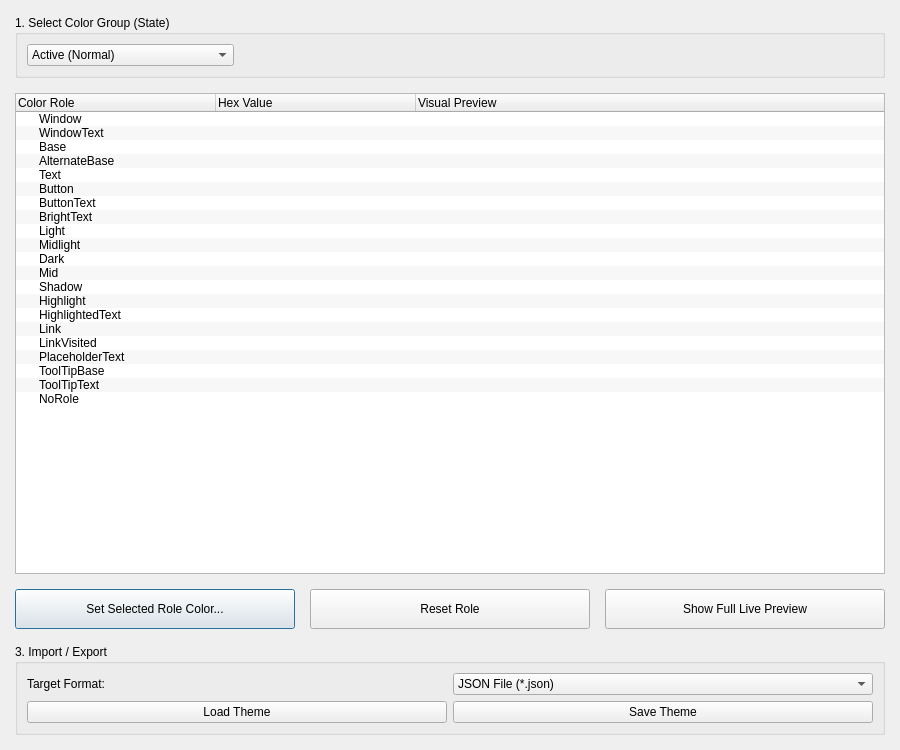
<?xml version="1.0" encoding="UTF-8"?>
<ui version="4.0">
 <class>ThemeCreator</class>
 <widget class="QDialog" name="ThemeCreator">
  <property name="geometry">
   <rect>
    <x>0</x>
    <y>0</y>
    <width>900</width>
    <height>750</height>
   </rect>
  </property>
  <property name="windowTitle">
   <string>Ultimate Qt Palette Designer</string>
  </property>
  <layout class="QVBoxLayout" name="lay_main">
   <property name="spacing">
    <number>15</number>
   </property>
   <property name="margin" stdset="0">
    <number>15</number>
   </property>
   <item>
    <widget class="QGroupBox" name="grp_state">
     <property name="title">
      <string>1. Select Color Group (State)</string>
     </property>
     <layout class="QHBoxLayout" name="lay_state">
      <item>
       <widget class="QComboBox" name="cb_state">
        <item>
         <property name="text">
          <string>Active (Normal)</string>
         </property>
        </item>
        <item>
         <property name="text">
          <string>Inactive (Window in background)</string>
         </property>
        </item>
        <item>
         <property name="text">
          <string>Disabled (Grayed out)</string>
         </property>
        </item>
       </widget>
      </item>
      <item>
       <spacer name="h_sp_state">
        <property name="orientation">
         <enum>Qt::Horizontal</enum>
        </property>
        <property name="sizeHint" stdset="0">
         <size>
          <width>0</width>
          <height>0</height>
         </size>
        </property>
       </spacer>
      </item>
     </layout>
    </widget>
   </item>
   <item>
    <widget class="QTreeWidget" name="tw_palette_roles">
     <property name="alternatingRowColors">
      <bool>true</bool>
     </property>
     <property name="animated">
      <bool>true</bool>
     </property>
     <attribute name="headerDefaultSectionSize">
      <number>200</number>
     </attribute>
     <attribute name="headerStretchLastSection">
      <bool>true</bool>
     </attribute>
     <column>
      <property name="text">
       <string>Color Role</string>
      </property>
     </column>
     <column>
      <property name="text">
       <string>Hex Value</string>
      </property>
     </column>
     <column>
      <property name="text">
       <string>Visual Preview</string>
      </property>
     </column>
     <item>
      <property name="text">
       <string>Window</string>
      </property>
      <property name="toolTip">
       <string>General background color.</string>
      </property>
     </item>
     <item>
      <property name="text">
       <string>WindowText</string>
      </property>
      <property name="toolTip">
       <string>General foreground color.</string>
      </property>
     </item>
     <item>
      <property name="text">
       <string>Base</string>
      </property>
      <property name="toolTip">
       <string>Used as the background color for text entry widgets.</string>
      </property>
     </item>
     <item>
      <property name="text">
       <string>AlternateBase</string>
      </property>
      <property name="toolTip">
       <string>Used as the alternate background color in views with alternating row colors.</string>
      </property>
     </item>
     <item>
      <property name="text">
       <string>Text</string>
      </property>
      <property name="toolTip">
       <string>The foreground color used with Base.</string>
      </property>
     </item>
     <item>
      <property name="text">
       <string>Button</string>
      </property>
      <property name="toolTip">
       <string>The general button background color.</string>
      </property>
     </item>
     <item>
      <property name="text">
       <string>ButtonText</string>
      </property>
      <property name="toolTip">
       <string>A foreground color used with the Button color.</string>
      </property>
     </item>
     <item>
      <property name="text">
       <string>BrightText</string>
      </property>
      <property name="toolTip">
       <string>A text color that is very different from WindowText (e.g. for dark backgrounds).</string>
      </property>
     </item>
     <item>
      <property name="text">
       <string>Light</string>
      </property>
      <property name="toolTip">
       <string>Lighter than Button color.</string>
      </property>
     </item>
     <item>
      <property name="text">
       <string>Midlight</string>
      </property>
      <property name="toolTip">
       <string>Between Button and Light.</string>
      </property>
     </item>
     <item>
      <property name="text">
       <string>Dark</string>
      </property>
      <property name="toolTip">
       <string>Darker than Button color.</string>
      </property>
     </item>
     <item>
      <property name="text">
       <string>Mid</string>
      </property>
      <property name="toolTip">
       <string>Between Button and Dark.</string>
      </property>
     </item>
     <item>
      <property name="text">
       <string>Shadow</string>
      </property>
      <property name="toolTip">
       <string>A very dark color.</string>
      </property>
     </item>
     <item>
      <property name="text">
       <string>Highlight</string>
      </property>
      <property name="toolTip">
       <string>A color to indicate a selected or focused item.</string>
      </property>
     </item>
     <item>
      <property name="text">
       <string>HighlightedText</string>
      </property>
      <property name="toolTip">
       <string>A text color that contrasts with Highlight.</string>
      </property>
     </item>
     <item>
      <property name="text">
       <string>Link</string>
      </property>
      <property name="toolTip">
       <string>A text color used for unvisited hyperlinks.</string>
      </property>
     </item>
     <item>
      <property name="text">
       <string>LinkVisited</string>
      </property>
      <property name="toolTip">
       <string>A text color used for already visited hyperlinks.</string>
      </property>
     </item>
     <item>
      <property name="text">
       <string>PlaceholderText</string>
      </property>
      <property name="toolTip">
       <string>Used for input placeholder text.</string>
      </property>
     </item>
     <item>
      <property name="text">
       <string>ToolTipBase</string>
      </property>
      <property name="toolTip">
       <string>Used as the background color for QToolTip.</string>
      </property>
     </item>
     <item>
      <property name="text">
       <string>ToolTipText</string>
      </property>
      <property name="toolTip">
       <string>Used as the foreground color for QToolTip.</string>
      </property>
     </item>
     <item>
      <property name="text">
       <string>NoRole</string>
      </property>
     </item>
    </widget>
   </item>
   <item>
    <layout class="QHBoxLayout" name="lay_buttons">
     <item>
      <widget class="QPushButton" name="btn_set_color">
       <property name="minimumSize">
        <size>
         <width>0</width>
         <height>40</height>
        </size>
       </property>
       <property name="text">
        <string>Set Selected Role Color...</string>
       </property>
      </widget>
     </item>
     <item>
      <widget class="QPushButton" name="btn_reset">
       <property name="minimumSize">
        <size>
         <width>0</width>
         <height>40</height>
        </size>
       </property>
       <property name="text">
        <string>Reset Role</string>
       </property>
      </widget>
     </item>
     <item>
      <widget class="QPushButton" name="btn_full_preview">
       <property name="minimumSize">
        <size>
         <width>0</width>
         <height>40</height>
        </size>
       </property>
       <property name="text">
        <string>Show Full Live Preview</string>
       </property>
      </widget>
     </item>
    </layout>
   </item>
   <item>
    <widget class="QGroupBox" name="grp_io">
     <property name="title">
      <string>3. Import / Export</string>
     </property>
     <layout class="QGridLayout" name="grid_io">
      <item row="0" column="0">
       <widget class="QLabel" name="l_target_format">
        <property name="text">
         <string>Target Format:</string>
        </property>
       </widget>
      </item>
      <item row="0" column="1">
       <widget class="QComboBox" name="cb_format">
        <item>
         <property name="text">
          <string>JSON File (*.json)</string>
         </property>
        </item>
        <item>
         <property name="text">
          <string>Qt Stylesheet (*.qss)</string>
         </property>
        </item>
        <item>
         <property name="text">
          <string>Python Dict (*.py)</string>
         </property>
        </item>
       </widget>
      </item>
      <item row="1" column="0" colspan="2">
       <layout class="QHBoxLayout" name="lay_io_actions">
        <item>
         <widget class="QPushButton" name="btn_import">
          <property name="text">
           <string>Load Theme</string>
          </property>
         </widget>
        </item>
        <item>
         <widget class="QPushButton" name="btn_export">
          <property name="text">
           <string>Save Theme</string>
          </property>
         </widget>
        </item>
       </layout>
      </item>
     </layout>
    </widget>
   </item>
  </layout>
 </widget>
 <resources/>
 <connections/>
</ui>
